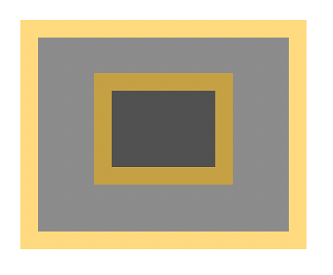
#> input picture test.png, 333 x 275 px
$ python question2.py
#> lines starting #> are read from the running program, lines starting #| are printed output that depends on the picture
#> further down, img is the input picture: shape (275, 333, 4) float32; mean R, G, B, A 0.759, 0.72, 0.623, 1

print("question2 assignment1 Dip by 18i0728")
def ConvertToGray(img_para):
    R, G, B = img_para[:,:,0], img_para[:,:,1], img_para[:,:,2]
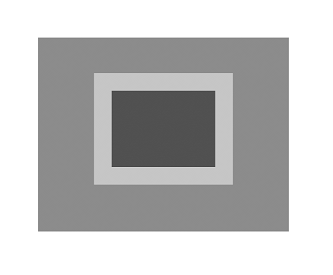
#> R: shape (275, 333) float32; min 0.22, max 1, mean 0.758
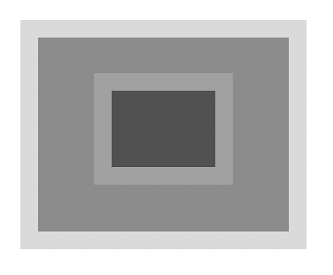
#> G: shape (275, 333) float32; min 0.251, max 1, mean 0.719
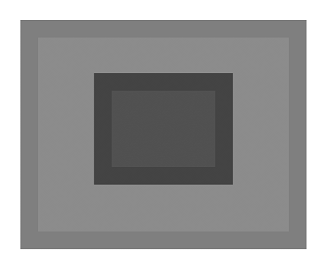
#> B: shape (275, 333) float32; min 0.247, max 1, mean 0.623
    imgGray = 0.2989 * R + 0.5870 * G + 0.1140 * B
    plt.imshow(imgGray, cmap='gray')
    plt.show()

from matplotlib import pyplot as plt
import matplotlib.image as mpimg

img = mpimg.imread('test.png')
ConvertToGray(img)

$ run again, with strawberry.jpg saved as test.png
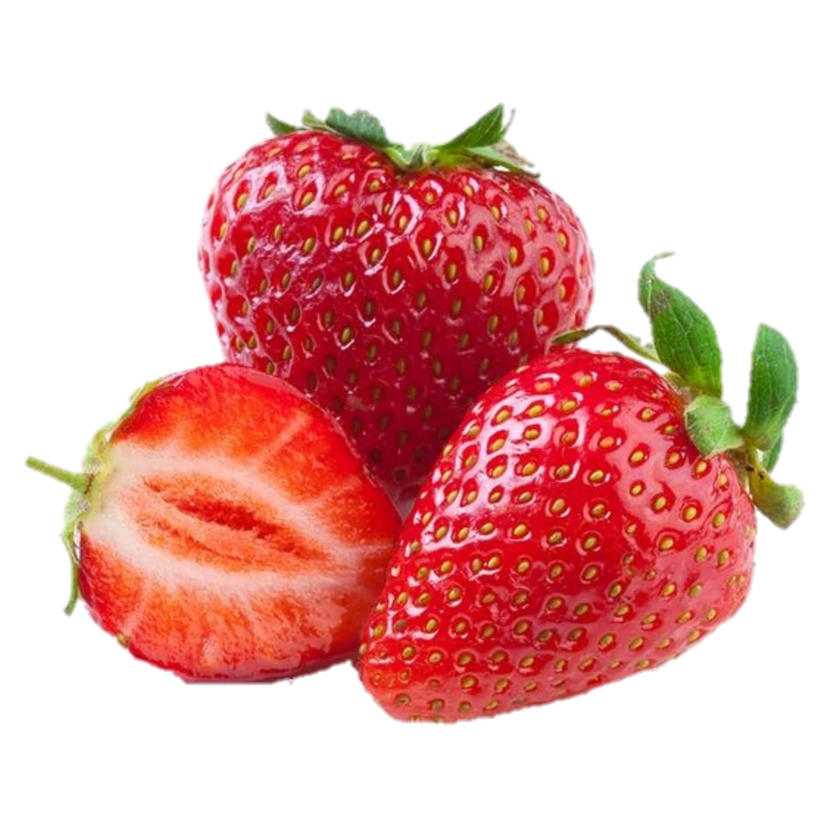
#> input picture strawberry.jpg, 840 x 840 px, shrunk from 1920 x 1920 before the run
#> img is the input picture: shape (840, 840, 3) float32; mean R, G, B 0.904, 0.696, 0.684
#> in ConvertToGray, `R, G, B = img_para[:,:,0], img_para[:,:,1], img_para[:,:,2]`:
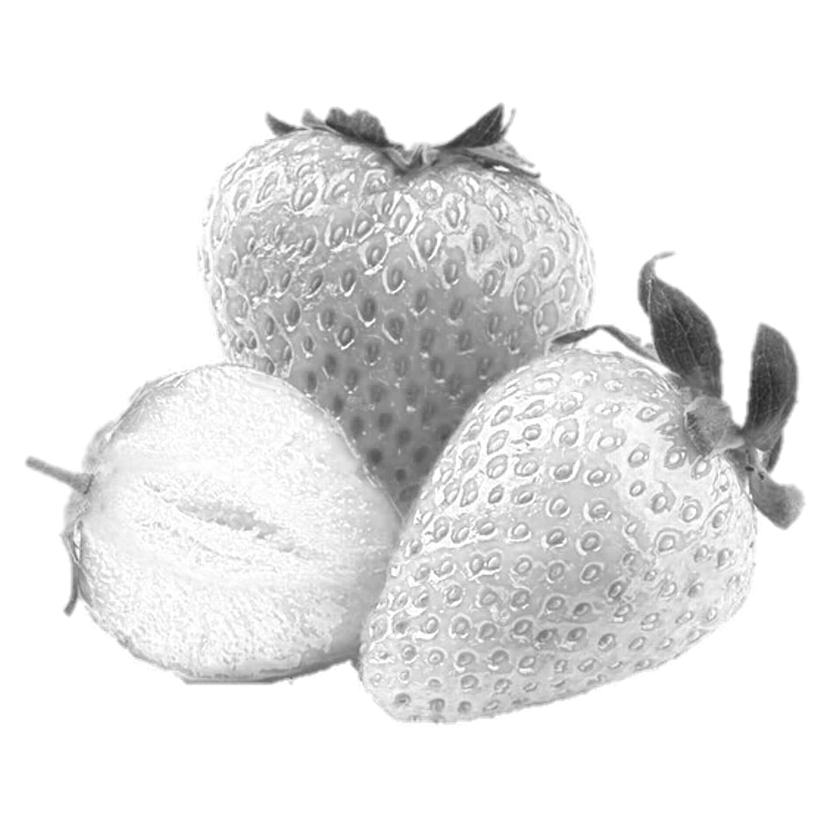
#> R: shape (840, 840) float32; min 0.129, max 1, mean 0.904
#> in ConvertToGray, `imgGray = 0.2989 * R + 0.5870 * G + 0.1140 * B`:
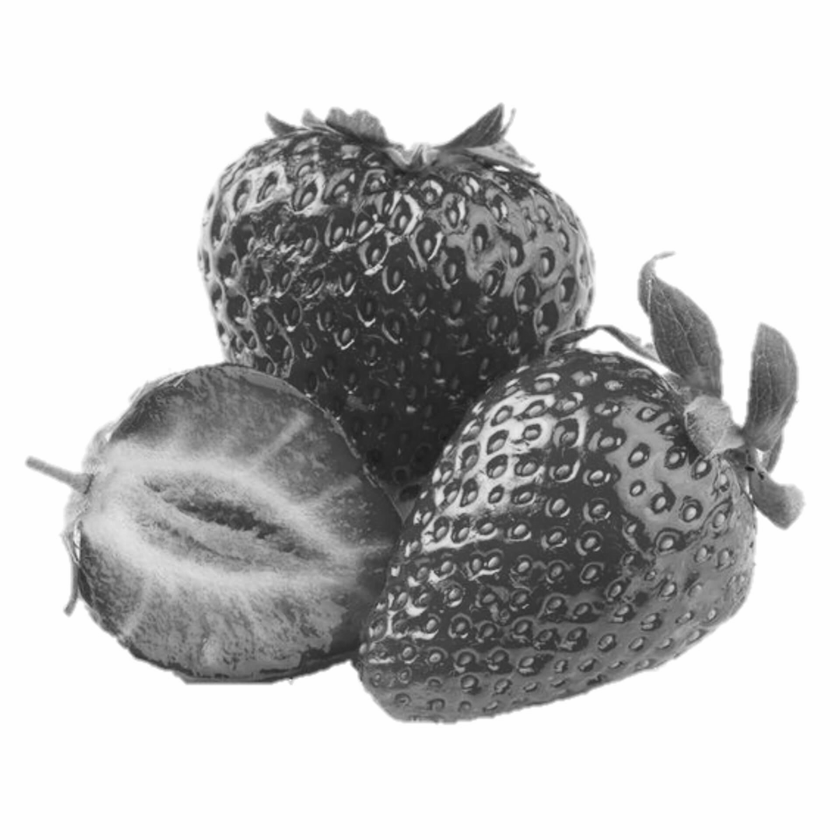
#> imgGray: shape (840, 840) float32; min 0.0942, max 1, mean 0.756
